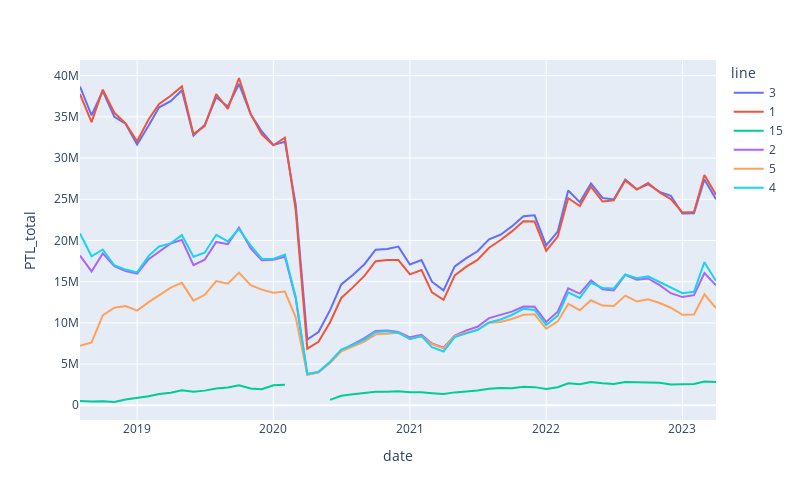

Write notebook code for a chart like this one.
### Code cell
# Plot the time series with different colors for each line
fig = px.line(df_merged, x='date', y='PTL_total', color='line',width=800, height=500)
# Show the plot
fig.show()
